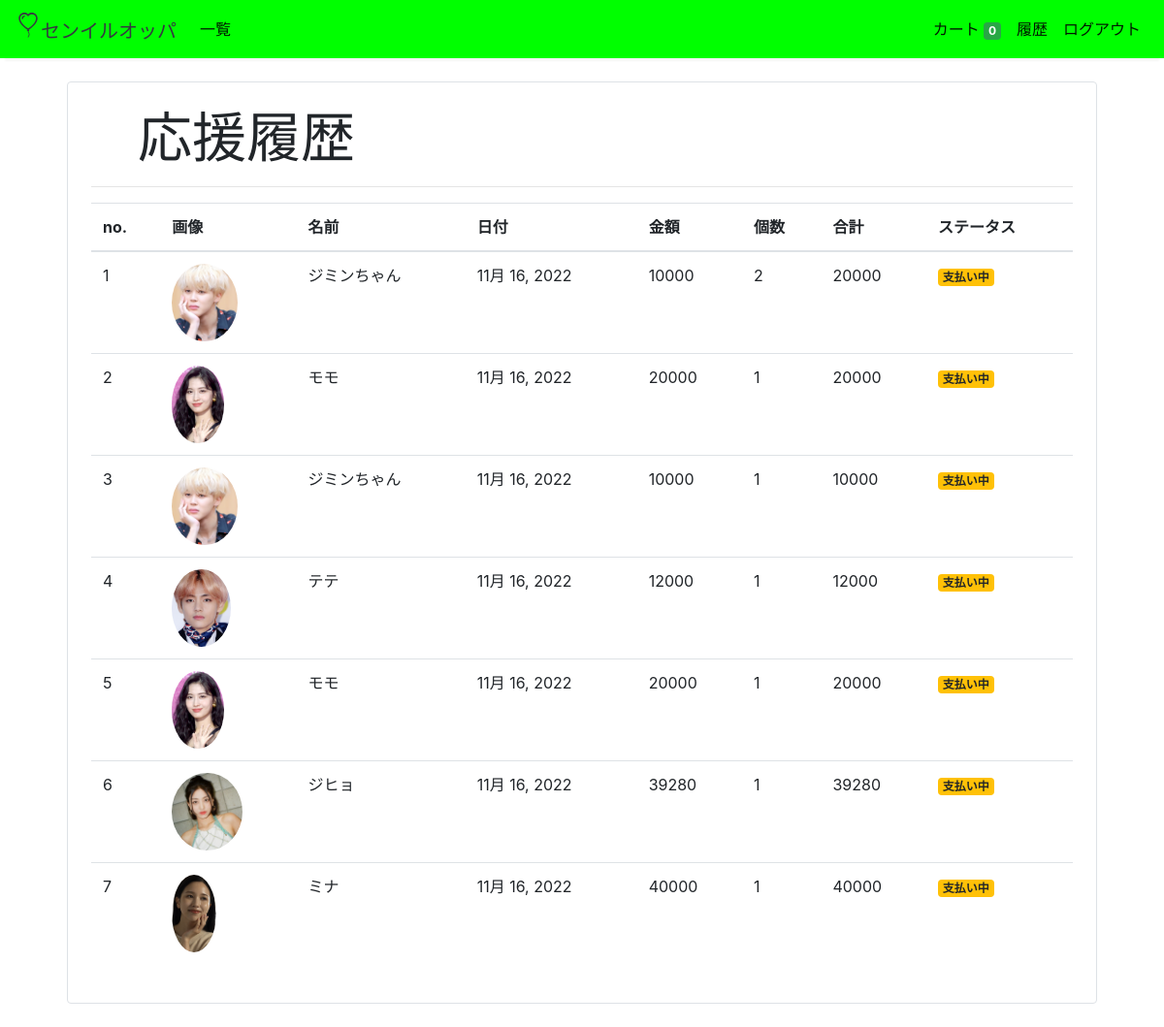
The page /orders (signed in) on the database its author committed.
### store/models/orders.py (models this page shows, shortened)
class Order(models.Model):
    product = models.ForeignKey(Products,
                                on_delete=models.CASCADE)
    customer = models.ForeignKey(Customer,
                                 on_delete=models.CASCADE)
    quantity = models.IntegerField(default=1)
    price = models.IntegerField()
    address = models.CharField (max_length=50, default='', blank=True)
    phone = models.CharField (max_length=50, default='', blank=True)
    date = models.DateField (default=datetime.datetime.today)
    status = models.BooleanField (default=False)
    @staticmethod
    def get_orders_by_customer(customer_id):
        return Order.objects.filter(customer=customer_id).order_by('-date')

### store/models/product.py (models this page shows, shortened)
class Products(models.Model):
    name = models.CharField(max_length=60)
    price= models.IntegerField(default=0)
    category= models.ForeignKey(Category,on_delete=models.CASCADE,default=1 )
    description= models.CharField(max_length=250, default='', blank=True, null= True)
    image= models.ImageField(upload_to='uploads/products/')

### store/middlewares/auth.py (the view)
    def middleware(request):
        print(request.session.get('customer'))
        returnUrl = request.META['PATH_INFO']
        print(request.META['PATH_INFO'])
        if not request.session.get('customer'):
           return redirect(f'login?return_url={returnUrl}')
        response = get_response(request)
        return response

### store/templatetags/custom_filter.py (called while the page is built)
@register.filter(name='currency')
def currency(number):
    return str(number)

@register.filter(name='multiply')
def multiply(number , number1):
    return number * number1

### store/views/orders.py (called while the page is built)
    def get(self , request ):
        customer = request.session.get('customer')
        orders = Order.get_orders_by_customer(customer)
        print(orders)
        return render(request , 'orders.html'  , {'orders' : orders})

### store/templates/orders.html
{% extends 'base.html' %}
{% block content %}
{% load cart %}
{% load custom_filter %}
<div class="container">
   <div class="border rounded p-4 m-4">
        <p class="display-4 pl-4 ml-4">応援履歴</p>
        <hr>
        <table class="table">
            <thead>
                <tr>
                    <th>no.</th>
                    <th>画像</th>
                    <th>名前</th>
                    <th>日付</th>
                    <th>金額</th>
                    <th>個数</th>
                    <th>合計</th>
                    <th>ステータス</th>
                </tr>
            </thead>
            <tbody>
                {% for order in orders %}
                <tr>
                    <td>{{forloop.counter}}</td>
                    <td><img style="height: 80px;" class="rounded-circle" src="{{order.product.image.url}}" alt=""></td>
                    <td>{{order.product.name}}</td>
                    <td>{{order.date}}</td>
                    <td>{{order.price|currency}}</td>
                    <td>{{order.quantity}}</td>
                    <td>{{order.quantity|multiply:order.price|currency}}</td>
                    {% if order.status %}
                    <td><small class="badge badge-success">完了</small></td>
                    {%else%}
                    <td><small class="badge badge-warning">支払い中</small></td>
                    {% endif %}
                </tr>
                {% endfor %}
            </tbody>
        </table>
   </div>
</div>
{% endblock %}

### rows shown on the page
Order: product.image (picture), product.name "ジミンちゃん", date "11月 16, 2022", price "10000", quantity "2", quantity|multiply "20000", status "支払い中"
Order: product.image (picture), product.name "モモ", date "11月 16, 2022", price "20000", quantity "1", quantity|multiply "20000", status "支払い中"
Order: product.image (picture), product.name "ジミンちゃん", date "11月 16, 2022", price "10000", quantity "1", quantity|multiply "10000", status "支払い中"
Order: product.image (picture), product.name "テテ", date "11月 16, 2022", price "12000", quantity "1", quantity|multiply "12000", status "支払い中"
Order: product.image (picture), product.name "モモ", date "11月 16, 2022", price "20000", quantity "1", quantity|multiply "20000", status "支払い中"
Order: product.image (picture), product.name "ジヒョ", date "11月 16, 2022", price "39280", quantity "1", quantity|multiply "39280", status "支払い中"
Order: product.image (picture), product.name "ミナ", date "11月 16, 2022", price "40000", quantity "1", quantity|multiply "40000", status "支払い中"

### other values the page prints
{{ request.session.cart.keys|length }} "0"
